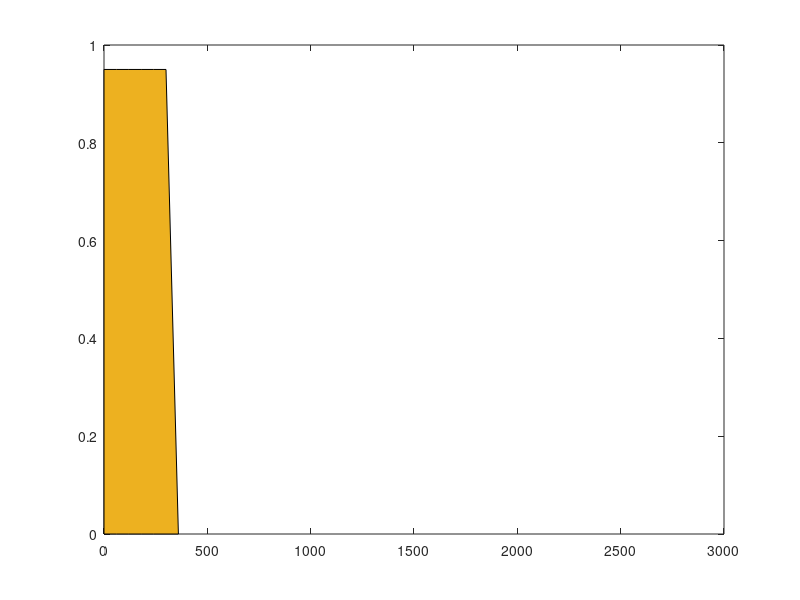
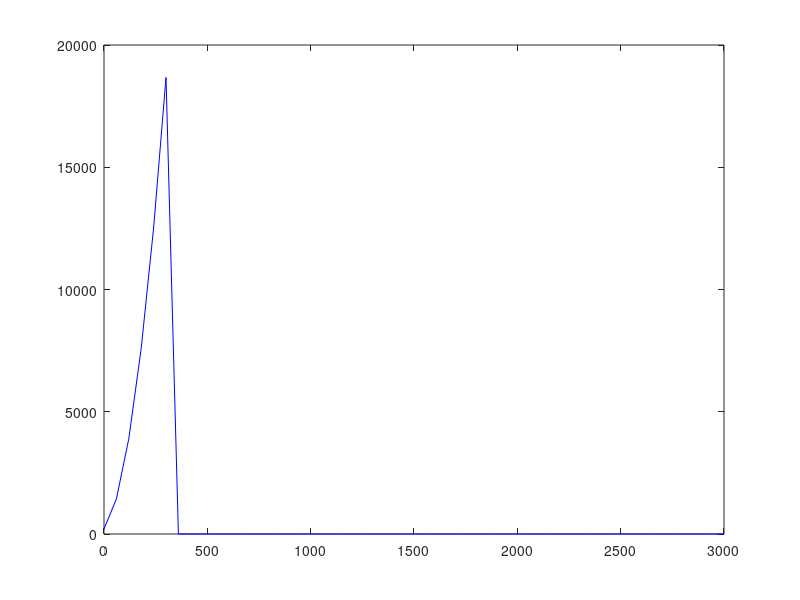

The MATLAB source for these figures, in order: (Note: this script raises an error after producing the figures.)
clear 
% figure(5)
% clf
% figure(7)
% clf 
% figure(1); clf
% figure(2); clf
% figure(3); clf
% figure(4); clf
% figure(5); clf
% close all 
tic;

3.14

%  define units (for our sanity)
time_units = 'hr';
space_units = 'micron'; 

% mesh/volume information

cell_volume = (4/3)*pi*10^3; % (cubic microns) % http://journals.plos.org/plosone/article?id=10.1371/journal.pone.0134999
dr = 60; 
dr_fine = 20;
domain_size = 3000; 
vertical_scale = 1.25;  

% Time information

dt = 0.01; 
t_max = 24*100; 
output_interval = 1; % hours

% Counters

t= 0 ; 

% Parameters

% Previous oxygen and vascular field info - now in TME_script_*

% D_oxygen = 1e5 * 60; % 1e5 micron^2 / min * 60 min / hour 
% tumor_oxygen_uptake = 10 * 60; % 10  1/min * 60 min/hour 
% oxygen_decay = 0.001 * tumor_oxygen_uptake ; %  0.01 * tumor_oxygen_uptake ; % 0.1 1/min * 60 min/hour
% 
% 
% oxygen_source = 999; % goal : oxygen_far_field = 0.9 * oxygen_blood  when no tumor cells, fully vascularized 
% vascular_degradation_rate = 0.05; % 1 percent degraded per hour where there are full tumor cell density 
% 
% oxygen_far_field = 1.0; 
% oxygen_blood = oxygen_far_field * ( oxygen_source + oxygen_decay)/oxygen_source ; 

% Tumor Cell "Field"

mu = 135;%1000; %20000 % 1;%  / (pi*10^2) / 0.1  % a cell moves per a cell's worth of surface area in 6 minutes 
D = 0*0.001 * mu ; 
birth_rate = (1/18); 
apoptotic_death_rate = 0.01 * birth_rate; 
necrotic_death_rate = 0.5;%1/(1*24);%1/(3*24.0); % 1.0/(3 * 24.0 ); % 3 day survival 
apoptotic_clearance_rate = 1/8.6; 
necrotic_clearance_rate = 1/(60*24.0); 
hypoxic_o2_threshold = 5/38; % Matches PC hypoxic threshold for breast cancer, oxygen well vasculartized equals 38 mmHg
critical_o2_threshold = 2.5/38; % Matches PC critical for breast cancer, oxygen well vasculartized equals 38 mmHg
cell_spatial_proliferation_factor = 1.05; % Gives the percentage above maximum cell packing that cells can grow to (on the voxel level)
cell_spatial_mechanics_factor = 0.95; % Gives the percentage of maxium cell packing at which the cells start to spill into neighboring voxels

% Vascular "field"

max_vascular_extension_rate = 3.5; % um/hour
effective_vascular_cutoff_threshold = 1E-8; %might try 1E-7 % non-dimensional vascular density


%%%% setup 

% figure out mesh size for TME

% Fine

r_nodes = ceil( domain_size / dr_fine )+1; 
r_length = r_nodes*dr_fine; 
R = 0 : dr_fine : r_length - 1;

% Coarse

r_nodes_coarse = ceil( domain_size / dr )+1; 
r_length_coarse = r_nodes_coarse * dr; 
R_coarse = 0 : dr : r_length_coarse - 1;

% Figure out volume sizes and elements for tumor growth and mechanics

voxel_edges = 0 : dr: domain_size; % Well do I want a centered FVM or an edge?  How are the fluxes set up? ...
                                     % I have a feeling that I will just
                                     % have to go over all the
                                     % calculatations and see.  
                     
voxel_volumes = dr^3 * ones( size( voxel_edges)); 

voxel_volumes(1) = (4/3)*pi*( dr )^3; 

for i=1:length(voxel_edges)-1
    outer_radius = voxel_edges(i+1); 
    inner_radius = voxel_edges(i) ;
    
    outer_volume = (4/3)*pi*outer_radius^3 ;
    inner_volume = (4/3)*pi*inner_radius^3 ;
    
    voxel_volumes(i) = outer_volume - inner_volume;
    
end

voxel_volumes(length(voxel_edges)) = (4/3)*pi*(dr*length(voxel_edges))^3 - (4/3)*pi*(dr*(length(voxel_edges)-1))^3; % Note, I suppose this could be a problem if the simulation ever got out this far.

max_cells = voxel_volumes / cell_volume; % voxel_volumes / cell_volume ; 
max_densities = max_cells ./ voxel_volumes; 

%Allocate/initialize variables 

tumor_cell_density = zeros (r_nodes_coarse, 1);
vascular_density = ones (r_nodes_coarse, 1);
vascular_density_next = ones (r_nodes_coarse, 1);

oxygen = ones( r_nodes, 1 );
angiogenic_factor = zeros(r_nodes, 1);
hypoxic_level = zeros(r_nodes,1);

initial_tumor_cell_vector_size = size(tumor_cell_density);


%oxygen = ones(size(voxel_centers));
%vascular_density = ones(size(voxel_centers)); 

template_neighbors_list = []; 
neighbors_list = template_neighbors_list; 

template_link.i = 0; 
template_link.j = 0; 
template_link.Area = dr^2; 
template_link.dr = dr; 

for i=1:length(voxel_edges)-1
    links(i) = template_link; 
    links(i).i = i; 
    links(i).j = i+1; 
    
    outer_radius = voxel_edges(i+1); 
    
    links(i).Area = 4*pi*outer_radius^2;   
end

% Subvolumes

% for k=1:length(links);
%     i = links(k).i;
%     j = links(k).j;
%     Area = links(k).Area;
%     dr_ij = links(k).dr;
% 
%     sub_volumes(i) = 4/3*pi*((i*dr_ij)^3-((i-1)*dr_ij)^3); % volume of element i
% 
% end

total_cells = zeros( size(voxel_edges) ); 

live_cells = zeros( size(voxel_edges) ); 
apoptotic_cells = zeros( size(voxel_edges) ); 
necrotic_cells = zeros( size(voxel_edges) ); 

i = floor( length(voxel_edges)/2 );
i = find( abs( voxel_edges ) < dr/2 , 1 );
 live_cells( i ) = 27;
 % live_cells(2) = 702;

% Testing O2, AF, and Vascularization profile

for i=1:6
    
    vascular_density (i) = 0;
   live_cells(i) = cell_spatial_mechanics_factor*max_cells(i);
    
end

% for i=1:13
%     
%     live_cells(i) = 0;
%     necrotic_cells(i) = max_cells(i);
%     
% end
% 
% for i=1:(3*17)
%     
%     oxygen(i) = 0;
%     
% end

total_cells = live_cells + apoptotic_cells + necrotic_cells; 


% Intial output

pic_index = 0; 

figure(7);
clf
plot( voxel_edges, total_cells , 'b' ); 

figure(6);
h = area( voxel_edges ,[ necrotic_cells./max_cells ; apoptotic_cells./max_cells ; live_cells./max_cells ]' ); 
h(1).FaceColor = 'k'; 
h(2).FaceColor = [.25 .5 1]; 
h(3).FaceColor = 'r'; 

hold on 
plot( voxel_edges , vascular_density , 'k-o' , 'marker' , 'o', 'markerfacecolor', 'k' , 'markeredgecolor' , [0,.8,0] , 'markersize', 5 , 'linewidth', 1.5 , 'color', [0,.8,0])
hold off     

% hold on 
% plot( voxel_centers , oxygen_coarse , 'c-o' , 'marker' , 'o', 'markerfacecolor', 'c' , 'markeredgecolor' , [0.8,0,0] , 'markersize', 5 , 'linewidth', 1.5 , 'color', [0.8,0,0])
% hold off 

h1 = legend( 'necrotic', 'apoptotic' , 'live' , 'vasculature');
h1.FontSize = 12; 
h1.Location = 'southeast'; 

axis( [0 , 1.1*domain_size , 0 ,vertical_scale] ); 
set( gca , 'FontSize', 12 )
xlabel( 'position (\mum)' , 'FontSize', 12 )
title( sprintf('t = %3.2f days', t/24) , 'FontSize' , 13 )

% filename = sprintf('tumorfig%08u.fig' , pic_index ); 
% savefig(filename);
filename = sprintf('tumor%08u.jpg' , pic_index ); 
print( '-djpeg' , filename); 
pic_index = pic_index+1; 

total_vascular_mass(pic_index) = dot(vascular_density, voxel_volumes);

while( t < t_max - .1*dt )  % This ends up being used to control written output frequency, not anything else!
    t;
    
    % Call to tumor growth and movement, which subsequently calls the TME,
    % which is run at the correct TME time scale.  
    size(vascular_density);
    tumor_and_vascular_growth_and_movement_4 ;
    
    figure(7)   
    hold on 
    plot( voxel_edges, total_cells ./max_cells  , 'b' ); 
    plot( voxel_edges, oxygen_coarse, 'k' ); 
    plot( voxel_edges, vascular_density , 'r' ); 
    hold off
    
    figure(7) ; plot( voxel_edges, total_cells ./ max_cells , 'b' , voxel_edges , oxygen_coarse, 'k' , voxel_edges, vascular_density , 'r' ) ;
    legend('tumor cells', 'oxygen' , 'vascular density' ) 
    
%     filename = sprintf('TME_and_tumor%08u.jpg' , pic_index ); 
%     print( '-djpeg' , filename); 

%     figure(8); plot( voxel_centers , apoptotic_cells ,'m' , voxel_centers , necrotic_cells , 'k' )
%     legend( 'apoptotic' , 'necrotic' );

    figure(9); plot( voxel_edges , live_cells ./ (total_cells + eps ) , 'r' , voxel_edges, apoptotic_cells ./( total_cells+eps ) , 'b' , voxel_edges, necrotic_cells ./ (total_cells + eps ) , 'k' ); 
    legend( 'live fraction', 'apoptotic fraction' , 'necrotic fraction' ); 

    figure(6);
    h = area( voxel_edges ,[ necrotic_cells./max_cells ; apoptotic_cells./max_cells ; live_cells./max_cells ]' ); 
    h(1).FaceColor = 'k'; 
    h(2).FaceColor = [.25 .5 1]; 
    h(3).FaceColor = 'r'; 

   hold on 
   plot( voxel_edges , vascular_density , 'k-o' , 'marker' , 'o', 'markerfacecolor', 'k' , 'markeredgecolor' , [0,.8,0] , 'markersize', 5 , 'linewidth', 1.5 , 'color', [0,.8,0])
   hold off     

    hold on 
    plot( voxel_edges , oxygen_coarse , 'c-o' , 'marker' , 'o', 'markerfacecolor', 'c' , 'markeredgecolor' , [0.8,0,0] , 'markersize', 5 , 'linewidth', 1.5 , 'color', [0.8,0,0])
    hold off 
    
    hold on 
    plot( voxel_edges , angiogenic_factor_coarse , 'y-o' , 'marker' , 'o', 'markerfacecolor', 'y' , 'markeredgecolor' , [0,0,0.8] , 'markersize', 5 , 'linewidth', 1.5 , 'color', [0,0,0.8])
    hold off 
    
    
    h1 = legend( 'necrotic', 'apoptotic' , 'live' , 'vasculature', 'oxygen', 'angiogenic factor');
    h1.FontSize = 12; 
    h1.Location = 'southeast'; 

    axis( [0 , 1.1*domain_size , 0 ,vertical_scale] ); 
    set( gca , 'FontSize', 12 )
    xlabel( 'position (\mum)' , 'FontSize', 12 )
    title( sprintf('t = %3.2f days', t/24) , 'FontSize' , 13 )

%     filename = sprintf('tumorfig%08u.fig' , pic_index ); 
%     savefig(filename);
    
    filename = sprintf('tumor%08u.jpg' , pic_index ); 
    print( '-djpeg' , filename); 

    filename = sprintf('save%08u.mat' , pic_index ); 
    save(filename); 

    pic_index = pic_index+1; 
    
    total_vascular_mass(pic_index) = dot(vascular_density, voxel_volumes);
    
end


figure(7) ; plot( voxel_edges, total_cells ./ max_cells , 'b' , voxel_edges , oxygen_coarse, 'k' , voxel_edges, vascular_density , 'r' ) ;
legend('tumor cells', 'oxygen' , 'vascular density' ) 

% filename = sprintf('TME_and_tumor%08u.jpg' , pic_index ); 
% print( '-djpeg' , filename); 

figure(8); plot( voxel_edges , apoptotic_cells ,'m' , voxel_edges , necrotic_cells , 'k' )
legend( 'apoptotic' , 'necrotic' );

figure(9); plot( voxel_edges , live_cells ./ (total_cells + eps ) , 'r' , voxel_edges, apoptotic_cells ./( total_cells+eps ) , 'b' , voxel_edges, necrotic_cells ./ (total_cells + eps ) , 'k' ); 
legend( 'live fraction', 'apoptotic fraction' , 'necrotic fraction' ); 


figure(6);
h = area( voxel_edges ,[ necrotic_cells./max_cells ; apoptotic_cells./max_cells ; live_cells./max_cells ]' ); 
h(1).FaceColor = 'k'; 
h(2).FaceColor = [.25 .5 1]; 
h(3).FaceColor = 'r'; 

hold on 
plot( voxel_edges , vascular_density , 'k-o' , 'marker' , 'o', 'markerfacecolor', 'k' , 'markeredgecolor' , [0,.8,0] , 'markersize', 5 , 'linewidth', 1.5 , 'color', [0,.8,0])
hold off     

hold on 
plot( voxel_edges , oxygen_coarse , 'c-o' , 'marker' , 'o', 'markerfacecolor', 'c' , 'markeredgecolor' , [0.8,0,0] , 'markersize', 5 , 'linewidth', 1.5 , 'color', [0.8,0,0])
hold off 

hold on 
plot( voxel_edges , angiogenic_factor_coarse , 'y-o' , 'marker' , 'o', 'markerfacecolor', 'y' , 'markeredgecolor' , [0,0,0.8] , 'markersize', 5 , 'linewidth', 1.5 , 'color', [0,0,0.8])
hold off 

h1 = legend( 'necrotic', 'apoptotic' , 'live' , 'vasculature', 'oxygen', 'angiogenic factor');
h1.FontSize = 12; 
h1.Location = 'southeast'; 

axis( [0 , 1.1*domain_size , 0 ,vertical_scale] ); 
set( gca , 'FontSize', 12 )
xlabel( 'position (\mum)' , 'FontSize', 12 )
title( sprintf('t = %3.2f days', t/24) , 'FontSize' , 13 )

% savefig(filename);
% filename = sprintf('tumor%08u.jpg' , pic_index ); 
print( '-djpeg' , filename); 
pic_index = pic_index+1; 

total_vascular_mass(pic_index) = dot(vascular_density, voxel_volumes);

% total_vascular_mass_gain = total_vascular_mass(pic_index) - total_vascular_mass(1)
% percent_mass_gain = total_vascular_mass(1)/total_vascular_mass(pic_index)
% total_run_time_in_hours = pic_index-1
% average_mass_gained_per_hour = total_vascular_mass_gain/total_run_time_in_hours



toc;



